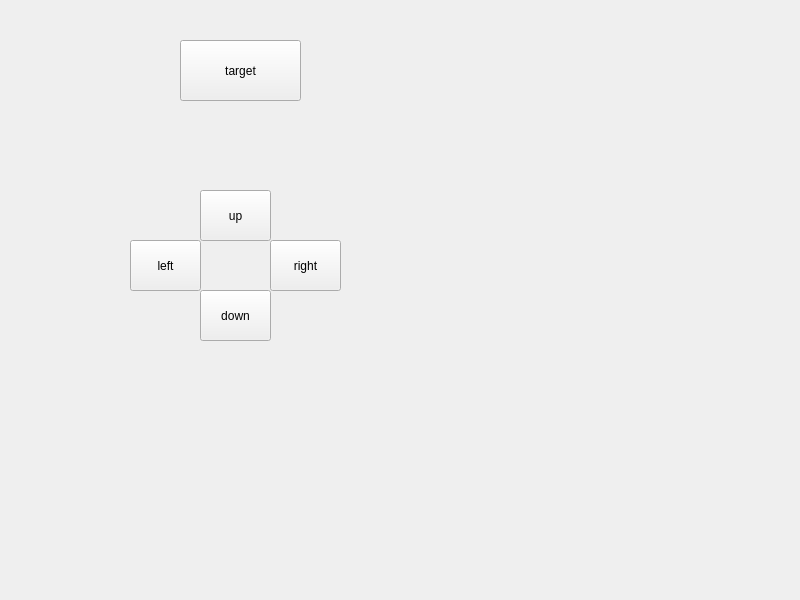
<?xml version="1.0" encoding="UTF-8"?>
<ui version="4.0">
 <class>Widget</class>
 <widget class="QWidget" name="Widget">
  <property name="geometry">
   <rect>
    <x>0</x>
    <y>0</y>
    <width>800</width>
    <height>600</height>
   </rect>
  </property>
  <property name="windowTitle">
   <string>Widget</string>
  </property>
  <widget class="QPushButton" name="target">
   <property name="geometry">
    <rect>
     <x>180</x>
     <y>40</y>
     <width>121</width>
     <height>61</height>
    </rect>
   </property>
   <property name="text">
    <string>target</string>
   </property>
  </widget>
  <widget class="QPushButton" name="target_left">
   <property name="geometry">
    <rect>
     <x>130</x>
     <y>240</y>
     <width>71</width>
     <height>51</height>
    </rect>
   </property>
   <property name="text">
    <string>left</string>
   </property>
  </widget>
  <widget class="QPushButton" name="target_right">
   <property name="geometry">
    <rect>
     <x>270</x>
     <y>240</y>
     <width>71</width>
     <height>51</height>
    </rect>
   </property>
   <property name="text">
    <string>right</string>
   </property>
  </widget>
  <widget class="QPushButton" name="target_down">
   <property name="geometry">
    <rect>
     <x>200</x>
     <y>290</y>
     <width>71</width>
     <height>51</height>
    </rect>
   </property>
   <property name="text">
    <string>down</string>
   </property>
  </widget>
  <widget class="QPushButton" name="target_up">
   <property name="geometry">
    <rect>
     <x>200</x>
     <y>190</y>
     <width>71</width>
     <height>51</height>
    </rect>
   </property>
   <property name="text">
    <string>up</string>
   </property>
  </widget>
 </widget>
 <resources/>
 <connections/>
</ui>
